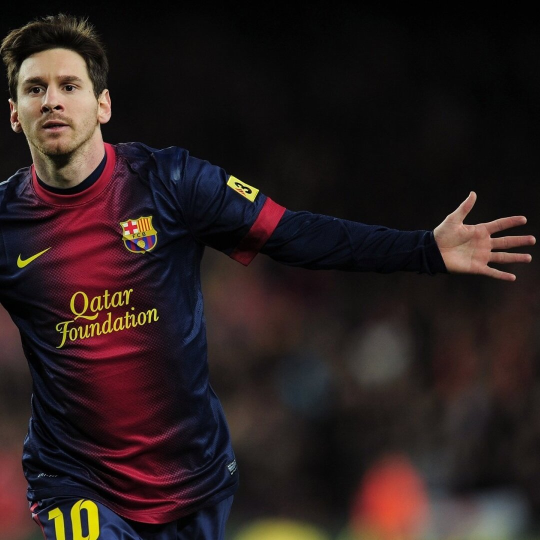
#> input picture images/messi.jpg, 1080 x 1080 px (shown at 1/2 size)
$ python VisionBlendPyramids.py
#> lines starting #> are read from the running program, lines starting #| are printed output that depends on the picture
import os
import math
import numpy as np
from PIL import Image
from matplotlib import pyplot as plt

import utils

def gaussian_pyramid(input_image, level):
    """
    Args:
        input_image (numpy array): input array
        level (int): level of pyramid

    Return:
        Gaussian pyramid (list of numpy array)
    """

    # Your code
    # Note that elements in the list must be arranged in descending order in image resolution (from big image to small image).
    return


def laplacian_pyramid(gaussian_pyramid):
    """
    Args:
        gaussian_pyramid (list of numpy array): result from the gaussian_pyramid function

    Return:
        laplacian pyramid (list of numpy array)
    """

    # Your code
    # Note that elements in the list must be arranged in descending order in image resolution (from big image to small image).
    return

def blend_images(image1, image2, mask, level):
    """
    Args:
        image1 (numpy array): background image
        image2 (numpy array): object image
        mask (numpy array): mask
        level (int): level of pyramid
    Return:
        blended image (numpy array)
    """
    # Your code
    return


if __name__ == '__main__':
    messi = np.asarray(Image.open(os.path.join('images', 'messi.jpg')).convert('RGB'))
#> messi is the input picture: shape (1080, 1080, 3); mean R, G, B 42.4, 30.2, 29.8
    ronaldo = np.asarray(Image.open(os.path.join('images', 'ronaldo.jpg')).convert('RGB'))
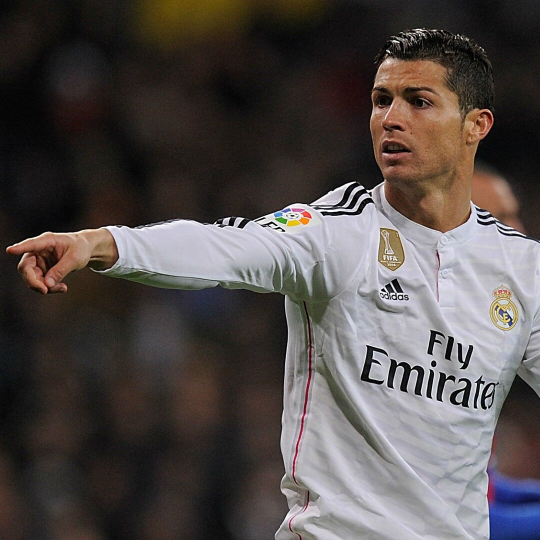
#> input picture images/ronaldo.jpg, 1080 x 1080 px (shown at 1/2 size)
#> ronaldo is the input picture: shape (1080, 1080, 3); mean R, G, B 82.9, 76.3, 74.5
    mask = np.asarray(Image.open(os.path.join('images', 'mask.jpg')).convert('RGB'))
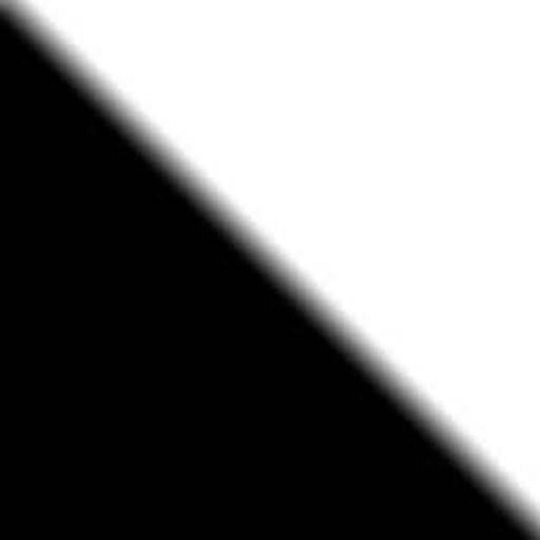
#> input picture images/mask.jpg, 1080 x 1080 px (shown at 1/2 size)

    logdir = os.path.join('results', 'HW1_1')
    if not os.path.exists(logdir):
        os.makedirs(logdir)

    level = 3

    ret = gaussian_pyramid(messi, level)
    if ret is not None:
        plt.figure()
        for i in range(len(ret)):
            plt.subplot(1, len(ret), i + 1)
            plt.imshow(ret[i].astype(np.uint8))
            plt.axis('off')
        plt.savefig(os.path.join(logdir, 'gaussian_pyramid.jpg'))
        plt.show()

        ret = laplacian_pyramid(ret)
        if ret is not None:
            plt.figure()
            for i in range(len(ret)):
                plt.subplot(1, len(ret), i + 1)
                plt.imshow(ret[i].astype(np.uint8))
                plt.axis('off')
            plt.savefig(os.path.join(logdir, 'laplacian_pyramid.jpg'))
            plt.show()

    ret = blend_images(messi, ronaldo, mask, level)
    if ret is not None:
        plt.figure()
        plt.imshow(ret.astype(np.uint8))
        plt.axis('off')
        plt.savefig(os.path.join(logdir, 'blended.jpg'))
        plt.show()
